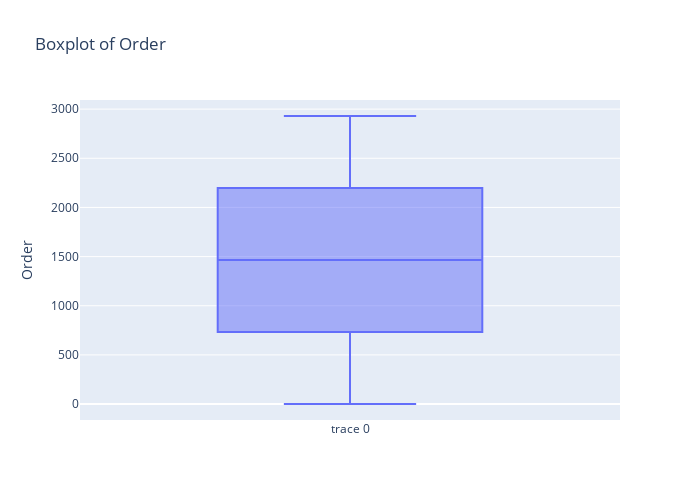
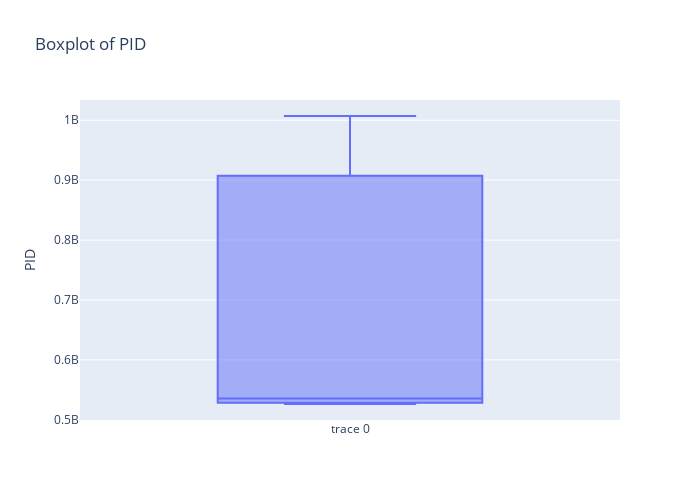
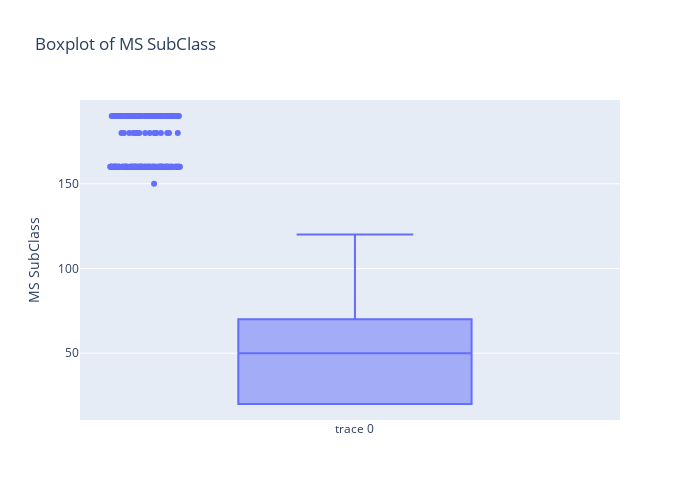
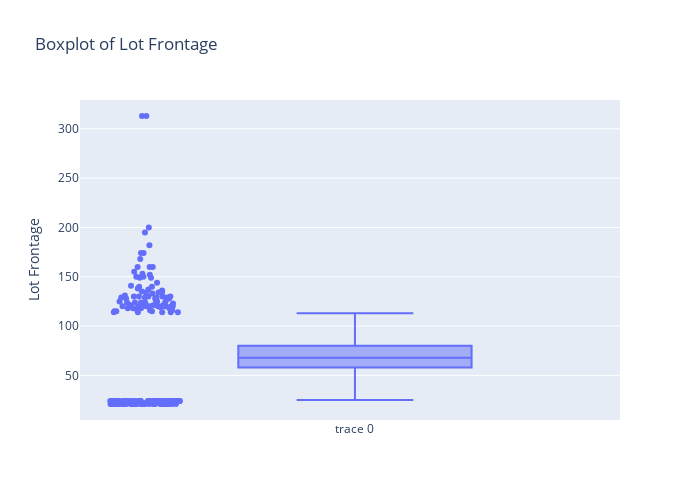

These figures' notebook cell, in order:
### Code cell
# Plotting the box plots to find out the outiers in the features.
plot_boxplots(df,continuous_cols)

### Figure 1 — Plotly figure (JSON) as saved in the notebook; plotly's stock layout.template omitted (floating-point values rounded to 4 significant figures; data arrays with more than 128 entries replaced by an {"elided": "..."} marker saying what was removed)
{"data": [{"boxpoints": "outliers", "jitter": 0.3, "pointpos": -1.8, "type": "box", "y": {"elided": "2930 int values"}}], "layout": {"height": 500, "title": {"text": "Boxplot of Order"}, "width": 700, "yaxis": {"title": {"text": "Order"}}}}

### Figure 2 — Plotly figure (JSON) as saved in the notebook; plotly's stock layout.template omitted (floating-point values rounded to 4 significant figures; data arrays with more than 128 entries replaced by an {"elided": "..."} marker saying what was removed)
{"data": [{"boxpoints": "outliers", "jitter": 0.3, "pointpos": -1.8, "type": "box", "y": {"elided": "2930 int values"}}], "layout": {"height": 500, "title": {"text": "Boxplot of PID"}, "width": 700, "yaxis": {"title": {"text": "PID"}}}}

### Figure 3 — Plotly figure (JSON) as saved in the notebook; plotly's stock layout.template omitted (floating-point values rounded to 4 significant figures; data arrays with more than 128 entries replaced by an {"elided": "..."} marker saying what was removed)
{"data": [{"boxpoints": "outliers", "jitter": 0.3, "pointpos": -1.8, "type": "box", "y": {"elided": "2930 int values"}}], "layout": {"height": 500, "title": {"text": "Boxplot of MS SubClass"}, "width": 700, "yaxis": {"title": {"text": "MS SubClass"}}}}

### Figure 4 — Plotly figure (JSON) as saved in the notebook; plotly's stock layout.template omitted (floating-point values rounded to 4 significant figures; data arrays with more than 128 entries replaced by an {"elided": "..."} marker saying what was removed)
{"data": [{"boxpoints": "outliers", "jitter": 0.3, "pointpos": -1.8, "type": "box", "y": {"elided": "2930 int values"}}], "layout": {"height": 500, "title": {"text": "Boxplot of Lot Frontage"}, "width": 700, "yaxis": {"title": {"text": "Lot Frontage"}}}}
